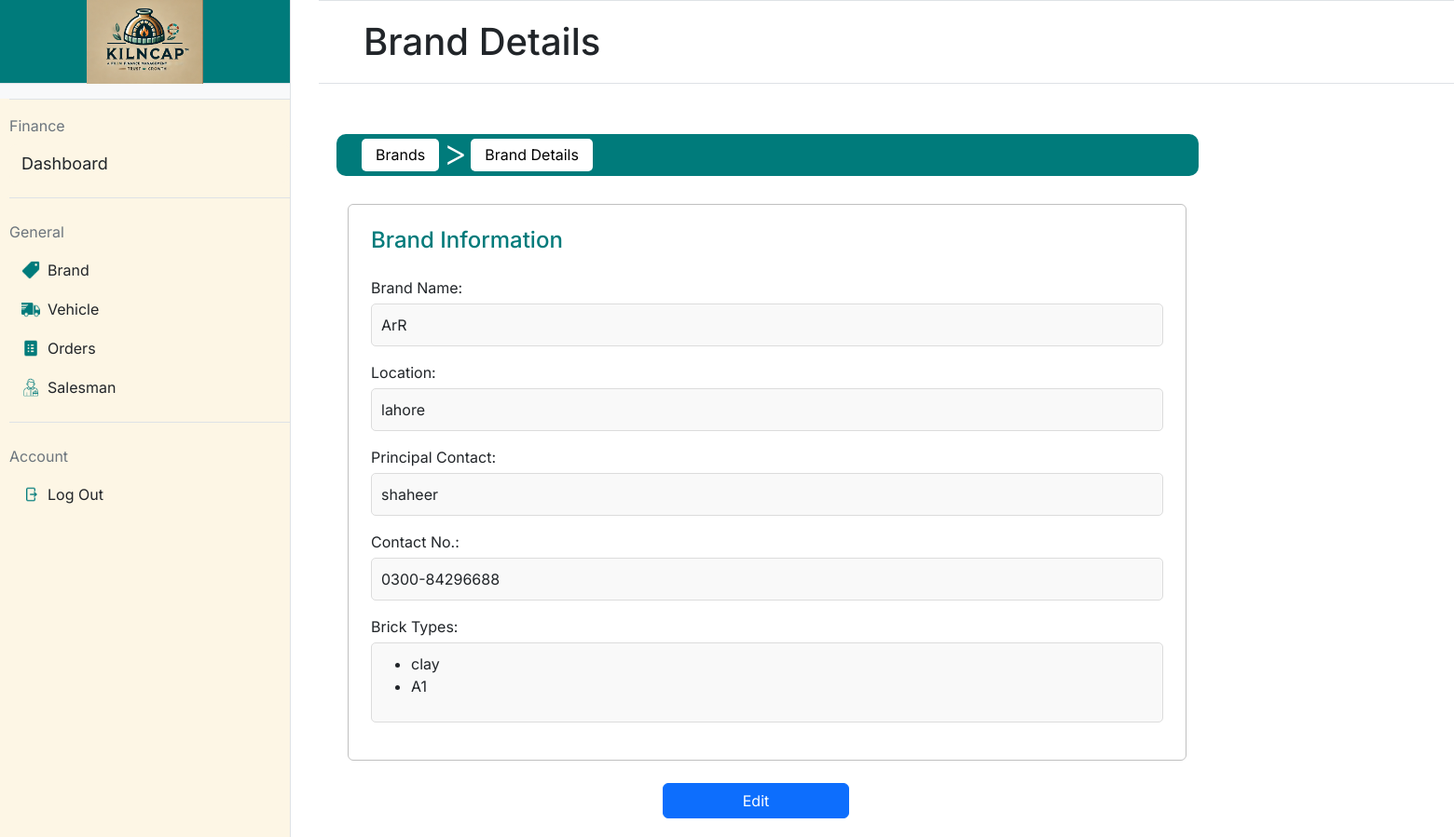
Page /brand/1 (signed in) on the earlier database version.
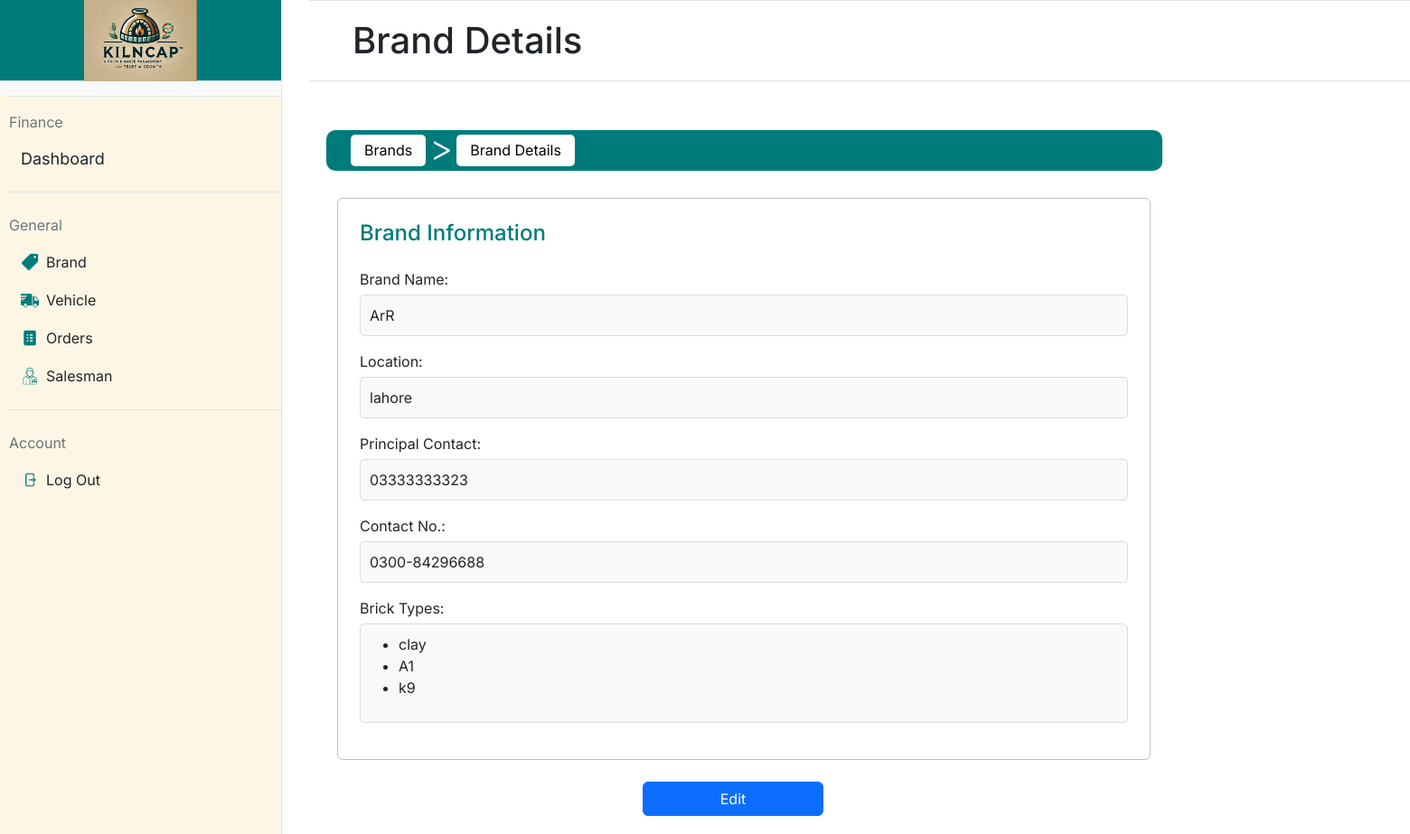
Same page on the later database version.
### models/brand.py (models this page shows, shortened)
class Brand(db.Model):
    __tablename__ = 'brands'
    id = db.Column(db.Integer, primary_key=True, autoincrement=True)
    name = db.Column(db.String(30), nullable=False)
    location = db.Column(db.String(100), nullable=False)
    contact_no = db.Column(db.String(12), unique=True, nullable=False)
    principal_contact = db.Column(db.String(12), nullable=False)
    brick_types = db.relationship('BrickType', backref='brand', cascade="all, delete-orphan")

### models/bricktype.py (models this page shows, shortened)
class BrickType(db.Model):
    __tablename__ = 'brick_types'
    id = db.Column(db.Integer, primary_key=True, autoincrement=True)
    type_name = db.Column(db.String(50), nullable=False)
    brand_id = db.Column(db.Integer, db.ForeignKey('brands.id'), nullable=False)  # Foreign key to Brand
    __table_args__ = (
        db.UniqueConstraint('type_name', 'brand_id', name='unique_brick_type_per_brand'),
    )

### app.py (the view)
@app.route('/brand/<int:brand_id>', methods=['GET'])
@login_required
def brand_details(brand_id):
    brand = Brand.query.get_or_404(brand_id)  # Fetch the brand by ID or return 404 if not found
    return render_template('brand_details.html', brand=brand)

### app.py (called while the page is built)
@login_manager.user_loader
def load_user(user_id):
    return User.query.get(int(user_id))

### models/user.py (called while the page is built)
    @property
    def is_active(self):
        return True

### templates/brand_details.html (shortened to what this page needs)
{% extends "base.html" %}
{% block mainheading %}
Brand Details
{% endblock %}
{% block maincontent %}
<nav class="navbar navbar-expand-lg"
    style="background-color: #007b7b; border-radius: 10px; padding: 5px 15px; height: 45px; width: 925px;">
    <div class="container-fluid d-flex align-items-center">
        <div class="collapse navbar-collapse" id="navbarNav">
            <ul class="navbar-nav d-flex align-items-center">
                <li class="nav-item">
                    <a class="nav-link text-black"
                        href="{{ url_for('brand') }}"
                        style="background-color: white; color: black; border-radius: 5px; padding: 5px 15px; height: 35px; line-height: 25px; transition: all 0.3s ease; text-decoration: none;"
                        onmouseover="this.style.backgroundColor='#f0f0f0'; this.style.color='white';"
                        onmouseout="this.style.backgroundColor='white'; this.style.color='black';">Brands</a>
                </li>
                <li class="mx-1"
                    style="color: white;padding-bottom: 5px; font-size: 40px; font-weight:300">&gt;</li>
                <li class="nav-item">
                    <a class="nav-link text-black" href="#"
                        style="background-color: white; color: black; border-radius: 5px; padding: 5px 15px; height: 35px; line-height: 25px; text-decoration: none;">Brand
                        Details</a>
                </li>
            </ul>
        </div>
    </div>
</nav>
<div class="container-fluid" required style="margin-top: 30px;">
    <div class="border border-secondary rounded p-4"
        style="max-width: 100%; min-width: 300px;max-width: 900px; border-color: silver !important;">
        <div class="card-body">
            <h4 class="card-title mb-4" style="color: #007b7b;">Brand
                Information</h4>
            <div class="mb-3">
                <label class="form-label"
                    style="margin-bottom: 5px;">Brand Name:</label>
                <div
                    style="background-color: #f9f9f9; padding: 10px; border-radius: 5px; border: 1px solid #dcdcdc;">
                    {{ brand.name }}
                </div>
            </div>
            <div class="mb-3">
                <label class="form-label"
                    style="margin-bottom: 5px;">Location:</label>
                <div
                    style="background-color: #f9f9f9; padding: 10px; border-radius: 5px; border: 1px solid #dcdcdc;">
                    {{ brand.location }}
                </div>
            </div>
            <div class="mb-3">
                <label class="form-label" style="margin-bottom: 5px;">Principal
                    Contact:</label>
                <div
                    style="background-color: #f9f9f9; padding: 10px; border-radius: 5px; border: 1px solid #dcdcdc;">
                    {{ brand.principal_contact }}
                </div>
            </div>
            <div class="mb-3">
                <label class="form-label" style="margin-bottom: 5px;">Contact
                    No.:</label>
                <div
                    style="background-color: #f9f9f9; padding: 10px; border-radius: 5px; border: 1px solid #dcdcdc;">
                    {{ brand.contact_no }}
                </div>
            </div>
            <div class="mb-3">
                <label class="form-label" style="margin-bottom: 5px;">Brick
                    Types:</label>
                <div
                    style="background-color: #f9f9f9; padding: 10px; border-radius: 5px; border: 1px solid #dcdcdc;">
                    {% if brand.brick_types %}
                    <ul>
                        {% for brick in brand.brick_types %}
                        <li>{{ brick.type_name }}</li>
                        {% endfor %}
                    </ul>
                    {% else %}
                    <p>No brick types available for this brand.</p>
                    {% endif %}
                </div>
            </div>
        </div>
    </div>
</div>
<div class="mt-4">
    <a href="{{ url_for('edit_brand', brand_id=brand.id) }}"
        class="btn btn-primary"
        style="width: 200px; margin-top: 0px;margin-left: 350px; margin-bottom: 20px">Edit</a>
</div>
{% endblock %}

### templates/base.html (shortened to what this page needs)
<!DOCTYPE html>
<html lang="en">
    <head>
        <link
            href="https://cdn.jsdelivr.net/npm/bootstrap@5.3.2/dist/css/bootstrap.min.css"
            rel="stylesheet">
        <link rel="stylesheet"
            href="{{ url_for('static', filename='styles.css') }}">
    </head>
    <body class="pt-5">
        <div class="d-flex">
            <div class="sidebar bg-light border-end"
                style="width: 20%; min-height: 100vh;">
                <div id="logo_portion" class="text-center py-3 border-bottom">
                    <img
                        src="{{ url_for('static', filename='images/logo.png') }}"
                        alt="Logo" style="height: 90px;">
                </div>
                <div id="sidebar_buttons" class="mt-3">
                    <form action="{{ url_for('sidebar_buttons') }}"
                        method="post">
                        <div class="mb-4 border-top border-bottom py-3">
                            <div class="text-secondary mb-2">Finance</div>
                            <button type="submit" id="dashboard" name="button"
                                value="dashboard"
                                class="btn btn-link w-100 text-start text-dark sidebar-btn">Dashboard</button>
                        </div>
                        <div class="mb-4 border-bottom pb-3">
                            <div class="text-secondary mb-2">General</div>
                            <button type="submit" name="button" value="brand"
                                class="btn btn-link w-100 text-start text-dark d-flex align-items-center py-2 sidebar-btn">
                                <img
                                    src="{{ url_for('static', filename='icons/brand_icon.png') }}"
                                    alt="Brand Icon" class="me-2"
                                    style="height: 20px;">
                                Brand
                            </button>
                            <button type="submit" name="button" value="vehicle"
                                class="btn btn-link w-100 text-start text-dark d-flex align-items-center py-2 sidebar-btn">
                                <img
                                    src="{{ url_for('static', filename='icons/truck-icon.png') }}"
                                    alt="Truck Icon" class="me-2"
                                    style="height: 20px;">
                                Vehicle
                            </button>
                            <button type="submit" name="button" value="orders"
                                class="btn btn-link w-100 text-start text-dark d-flex align-items-center py-2 sidebar-btn">
                                <img
                                    src="{{ url_for('static', filename='icons/order-icon.png') }}"
                                    alt="Order Icon" class="me-2"
                                    style="height: 20px;">
                                Orders
                            </button>
                            <button type="submit" name="button" value="salesman"
                                class="btn btn-link w-100 text-start text-dark d-flex align-items-center py-2 sidebar-btn">
                                <img
                                    src="{{ url_for('static', filename='icons/salesman-icon.png') }}"
                                    alt="Salesman Icon" class="me-2"
                                    style="height: 20px;">
                                Salesman
                            </button>
                        </div>
                        <div>
                            <div class="text-secondary mb-2">Account</div>
                            <button type="submit" name="button" value="logout"
                                class="btn btn-link w-100 text-start text-dark d-flex align-items-center py-2 sidebar-btn">
                                <img
                                    src="{{ url_for('static', filename='icons/logout-icon.png') }}"
                                    alt="Logout Icon" class="me-2"
                                    style="height: 20px;">
                                Log Out
                            </button>
                        </div>
                    </form>
                </div>
            </div>
            <div class="restdashboard flex-grow-1" style="width: 1300px;">
                <div id="mainheading"
                    class="position-fixed w-100 top-0 z-2 d-flex align-items-center border-top border-bottom bg-white px-5 py-2"
                    style="height: 90px; transform: translateX(5px);">
                    <h1 class="mb-0">
                        {% block mainheading %}{% endblock %}
                    </h1>
                </div>
                <div class="mt-5 pt-5 px-4">
                    {% block maincontent %}{% endblock %}
                </div>
            </div>
        </div>
    </body>
</html>

### static/styles.css (style rules this page uses)
body { font-family: "Inter"; margin: 0; height: 100vh; display: flex; }
.sidebar { position: fixed; top: 0; left: 0; z-index: 2; width: 20%; border: none; height: 100%; }
.sidebar-btn { text-decoration: none !important; }
#sidebar_buttons { height: 100%; background-color: #fdf6e5; padding-left: 10px; }
#logo_portion { height: 90px; display: flex; justify-content: center; align-items: center; background-color: #007b7b; }
#dashboard { display: flex; width: 100%; max-width: 1200px; background-color: #fdf6e5; border-radius: 8px; overflow: hidden; font-size: 18px; }
.restdashboard { width: 80%; background-color: #ffffff; margin-left: 337px; }

Differences in the rows shown:
changed Brand "ArR": principal_contact "shaheer" → "03333333323"
added BrickType: type_name "k9"
